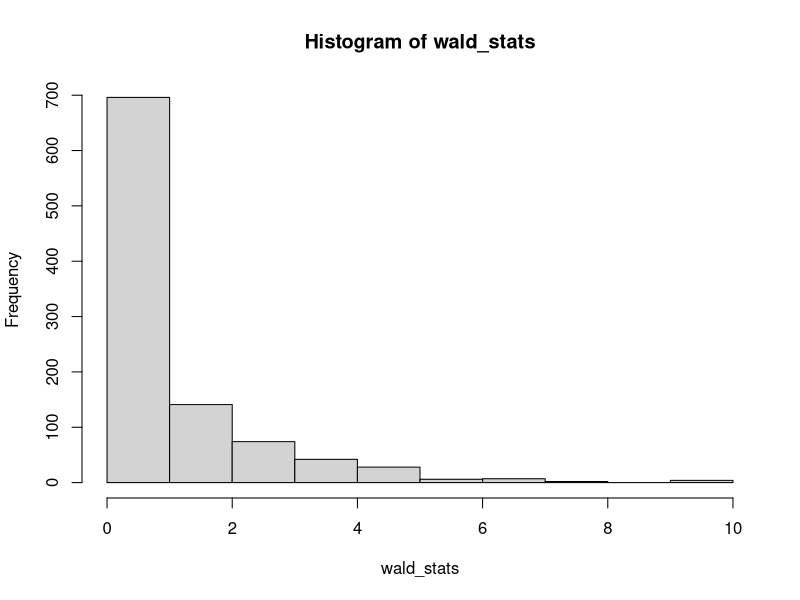
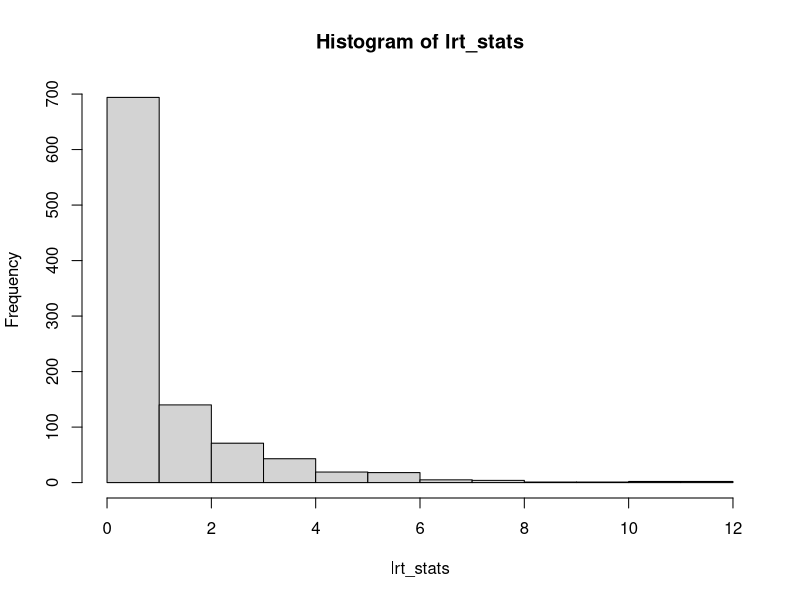

These charts were generated, in order, by the following R code: (Note: this script raises an error after producing the figures.)
## (Q1) First, want to show that W and G are approximately chi square
## under H0

n <- 100
beta0 <- 0.5
beta1 <- 0

nsim <- 1000
wald_stats <- rep(0, nsim)
lrt_stats <- rep(0, nsim)

for(i in 1:nsim){
  x <- rnorm(n)
  p <- exp(beta0 + beta1 * x)/(1 + exp(beta0 + beta1 * x))
  y <- rbinom(n, 1, p)
  
  m1 <- glm(y ~ x, family = binomial)
  
  wald_stats[i] <- (summary(m1)$coefficients[2,3])^2
  lrt_stats[i] <- m1$null.deviance - m1$deviance
}

hist(wald_stats)
hist(lrt_stats)

data.frame(wald_stats) %>%
  ggplot(aes(sample = wald_stats)) +
  stat_qq(distribution = qchisq, dparams = 1) +
  stat_qq_line(distribution = qchisq, dparams = 1)

data.frame(lrt_stats) %>%
  ggplot(aes(sample = lrt_stats)) +
  stat_qq(distribution = qchisq, dparams = 1) +
  stat_qq_line(distribution = qchisq, dparams = 1)


### (Q2) Now change n

n <- 50
beta0 <- 0.5
beta1 <- 0

nsim <- 1000
wald_stats <- rep(0, nsim)
lrt_stats <- rep(0, nsim)

for(i in 1:nsim){
  x <- rnorm(n)
  p <- exp(beta0 + beta1 * x)/(1 + exp(beta0 + beta1 * x))
  y <- rbinom(n, 1, p)
  
  m1 <- glm(y ~ x, family = binomial)
  
  wald_stats[i] <- (summary(m1)$coefficients[2,3])^2
  lrt_stats[i] <- m1$null.deviance - m1$deviance
}

data.frame(wald_stats) %>%
  ggplot(aes(sample = wald_stats)) +
  stat_qq(distribution = qchisq, dparams = 1) +
  stat_qq_line(distribution = qchisq, dparams = 1)

data.frame(lrt_stats) %>%
  ggplot(aes(sample = lrt_stats)) +
  stat_qq(distribution = qchisq, dparams = 1) +
  stat_qq_line(distribution = qchisq, dparams = 1)


### (Q3) Plot W against G

plot(lrt_stats, wald_stats)
abline(a = 0, b = 1)

## now change n

n <- 500
beta0 <- 0.5
beta1 <- 0

nsim <- 1000
wald_stats <- rep(0, nsim)
lrt_stats <- rep(0, nsim)

for(i in 1:nsim){
  x <- rnorm(n)
  p <- exp(beta0 + beta1 * x)/(1 + exp(beta0 + beta1 * x))
  y <- rbinom(n, 1, p)
  
  m1 <- glm(y ~ x, family = binomial)
  
  wald_stats[i] <- (summary(m1)$coefficients[2,3])^2
  lrt_stats[i] <- m1$null.deviance - m1$deviance
}

plot(lrt_stats, wald_stats)
abline(a = 0, b = 1)


## (Q4) now simulate under Ha

n <- 100
beta0 <- 0.5
beta1 <- 0.5

nsim <- 1000
wald_stats <- rep(0, nsim)
lrt_stats <- rep(0, nsim)

for(i in 1:nsim){
  x <- rnorm(n)
  p <- exp(beta0 + beta1 * x)/(1 + exp(beta0 + beta1 * x))
  y <- rbinom(n, 1, p)
  
  m1 <- glm(y ~ x, family = binomial)
  
  wald_stats[i] <- (summary(m1)$coefficients[2,3])^2
  lrt_stats[i] <- m1$null.deviance - m1$deviance
}

hist(wald_stats)
hist(lrt_stats)

plot(lrt_stats, wald_stats)
abline(a = 0, b = 1)

## Local alternative

n <- 100
beta0 <- 0.5
beta1 <- 2/sqrt(n)

nsim <- 1000
wald_stats <- rep(0, nsim)
lrt_stats <- rep(0, nsim)

for(i in 1:nsim){
  x <- rnorm(n)
  p <- exp(beta0 + beta1 * x)/(1 + exp(beta0 + beta1 * x))
  y <- rbinom(n, 1, p)
  
  m1 <- glm(y ~ x, family = binomial)
  
  wald_stats[i] <- (summary(m1)$coefficients[2,3])^2
  lrt_stats[i] <- m1$null.deviance - m1$deviance
}

plot(lrt_stats, wald_stats)
abline(a = 0, b = 1)
